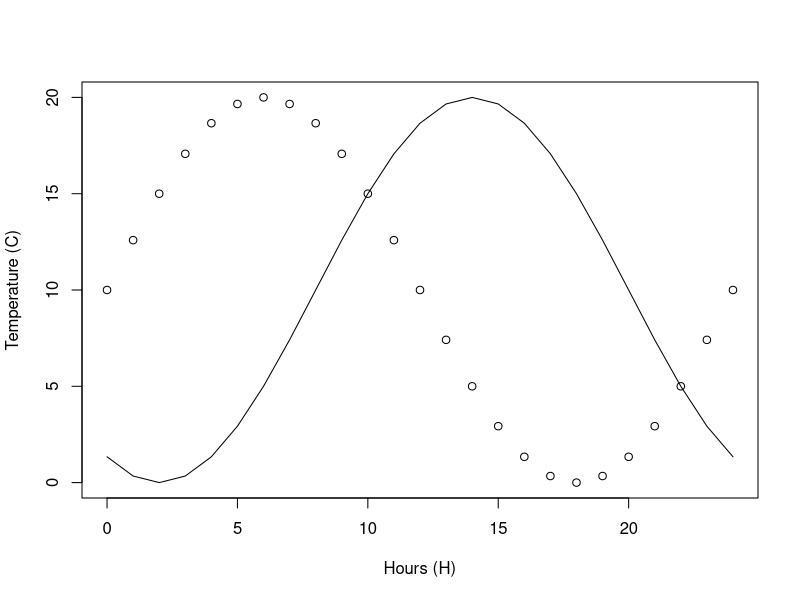
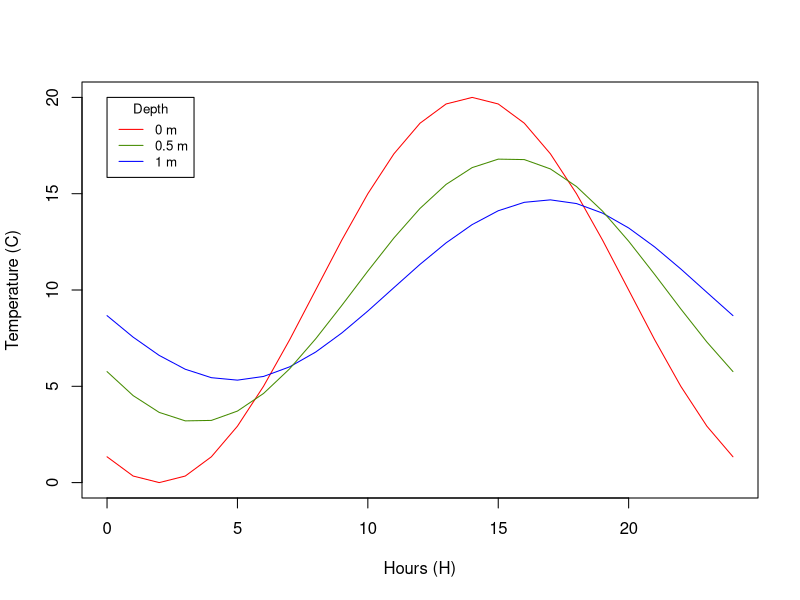
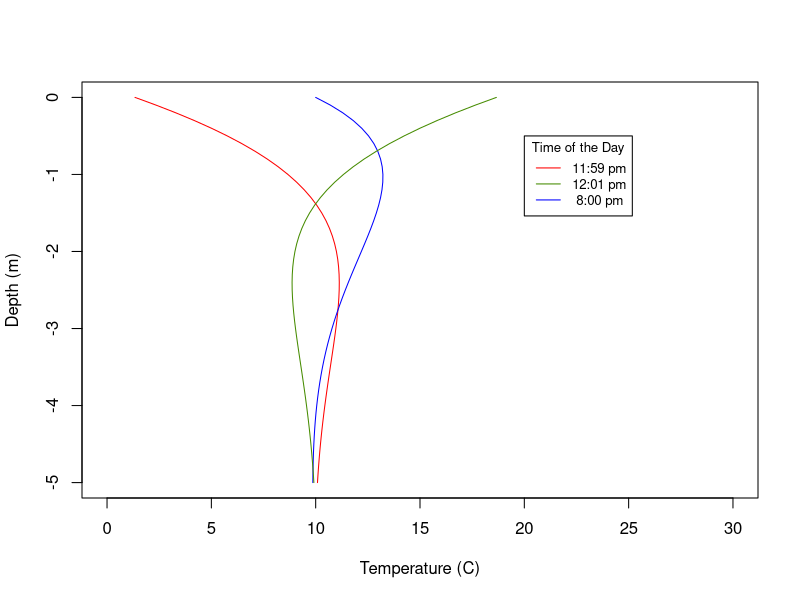
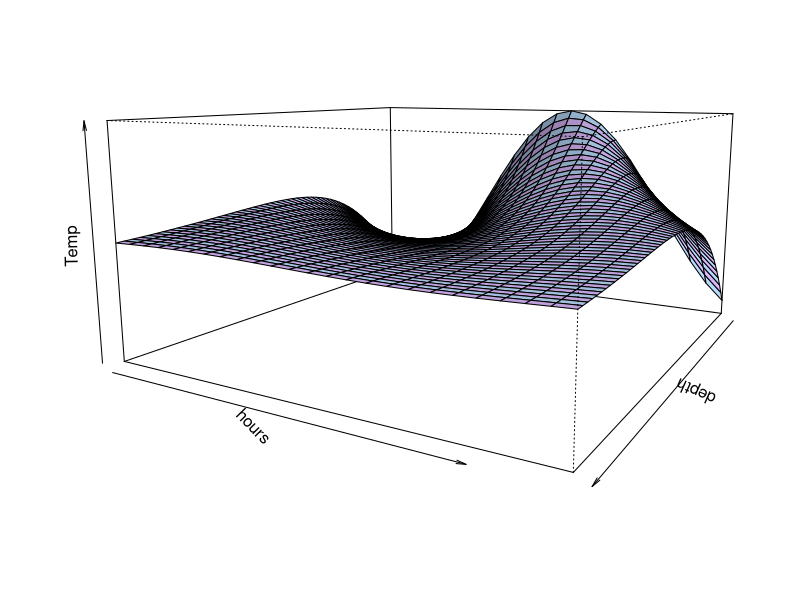

The R source for these figures, in order:
#comando para borrar todas las variables en "Environment"
rm(list = ls())

T_ave = 10 #[C]

T_max = 25 #[C]
T_min = 5 #[C]
A_0 = (T_max-T_min)/2


  

w = 2*pi/(24)

rho_s = 1.6   #[Mg m^-3]
K_s = 0.4     #[W m^-1 K^-1]
C_s = 1.1     #[MJ m^-3 K^-1]
k = K_s/(rho_s*C_s)

D = sqrt(2*k/w)

hours = c(0:24) #[h] horas
depth = seq(from = 0, to = 5, by = 0.1) # [m] profundidad

Temp <- matrix(nrow = length(depth), ncol = length(hours), data = NA)

for (i in 1:length(depth)){
  for(j in 1:length(hours)){
    
    if (depth[i] == 0){
    Temp[i,j] <-  T_ave + A_0*sin(w*(hours[j]-8))
    }
    
    Temp[i,j] <- T_ave + A_0 *exp(-depth[i]/D)*sin(w*(hours[j]-8)-depth[i]/D)
    
    
    }
}


Temp_0 <- T_ave + A_0*sin(w*(hours-0))
Temp_8 <- T_ave + A_0*sin(w*(hours-8))

plot(x = hours, y = Temp_0, xlab ="Hours (H)", ylab ="Temperature (C)")
lines(x = hours, y = Temp_8)


plot(x = hours, y = Temp[1,], type = 'l', col = 'red', ylim = c(0,20), xlim = c(0,24), xlab ="Hours (H)", ylab ="Temperature (C)")
lines(x = hours, y = Temp[11,], col = 'blue')
lines(x = hours, y = Temp[6,], col = "chartreuse4")
legend(0,20, legend = c("0 m","0.5 m","1 m"), col = c("red","chartreuse4","blue"),lty=1:1, cex=0.8, title = "Depth")



plot(x = Temp[,1], y = -depth, type = "l", col = "red", xlim = c(0,30), ylim = c(-5,0),
     xlab = "Temperature (C)", ylab = "Depth (m)")
lines(x = Temp[,21], y = -depth, col = 'blue')
lines(x = Temp[,13], y= -depth, col= "chartreuse4" )
legend(20,-0.5, legend = c("11:59 pm","12:01 pm"," 8:00 pm"), col = c("red","chartreuse4","blue"),lty=1:1, cex=0.8, title = "Time of the Day")





persp(x=depth,y = hours, z = Temp, theta = 120,phi = 10, expand = .5, col=c('#bbddff', '#ddbbff'),
      shade  =  0.2)






